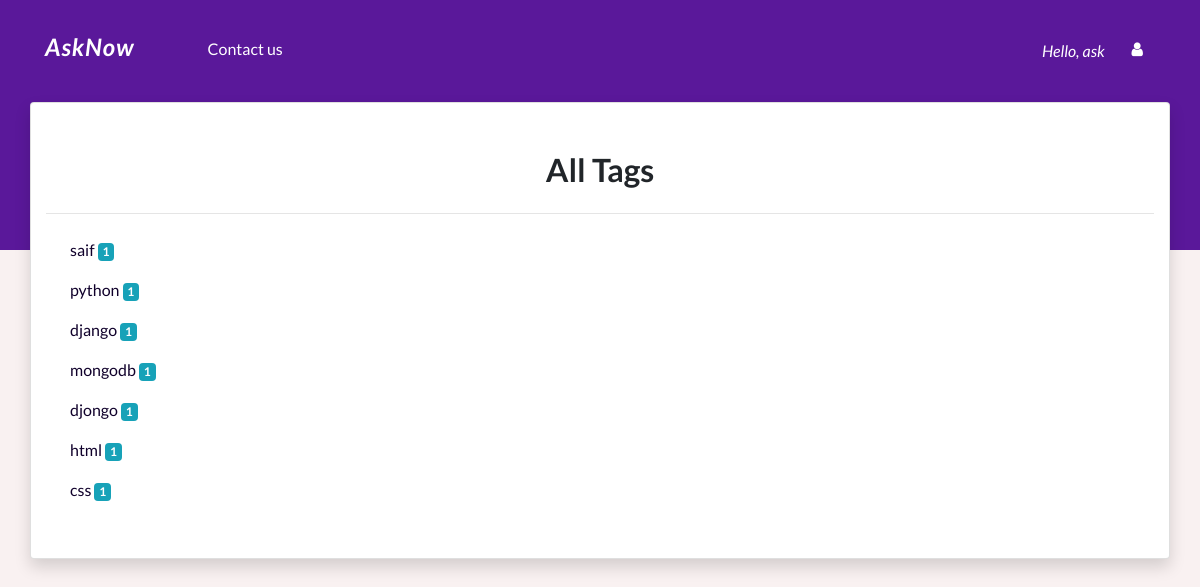
/tags/ (signed in), run on an earlier commit of the app's database.
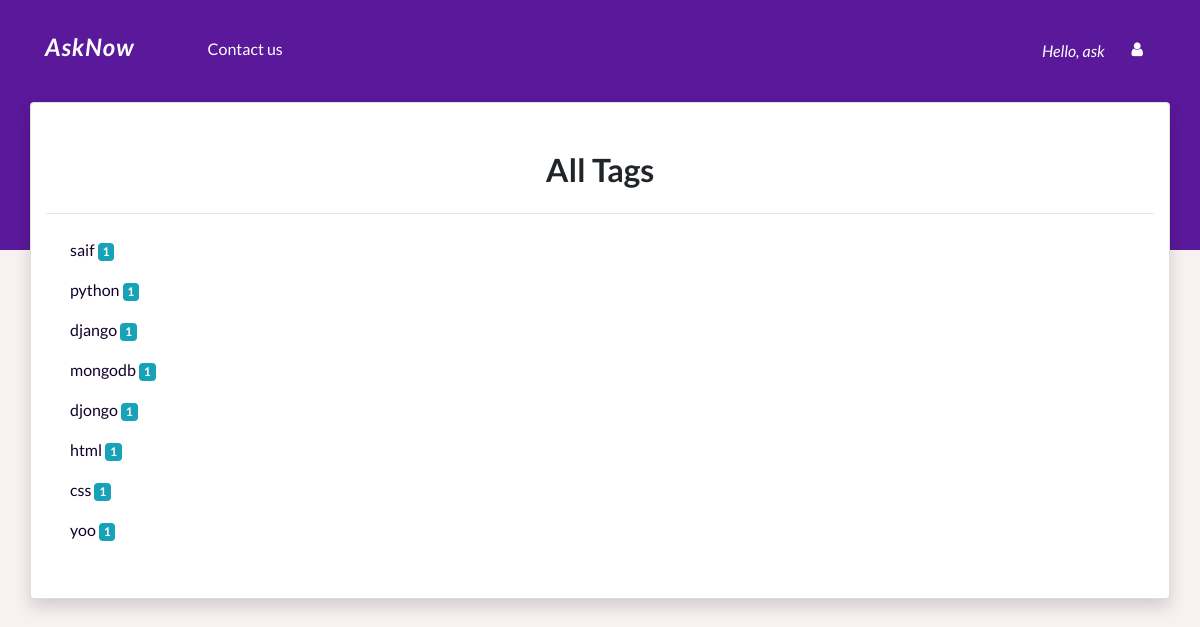
And on a later commit of the database.
### Qpost/models.py (models this page shows, shortened)
class Question(models.Model):
    user = models.ForeignKey(CustomUser, on_delete=models.CASCADE)
    title = models.CharField(max_length=300)
    detail = EditorJsField(editorjs_config={
        'tools': {
            'Image': {
                "config": {
                    'endpoints': {
                        'byFile': '/imageUpload/',
                        'byUrl': '/imageUpload/',
                    },
                    'additionalRequestHeaders': [{"content-Type": 'multipart/form-data'}]}
            },
            "Attaches": {
                "config": {
                    "endpoint": '/fileUpload/'
                },
            }
        }
    })
    tags = models.TextField(default='')
    add_time = models.DateTimeField(auto_now_add=True)

### Qpost/views.py (the view)
# urls.py: path('tags/', views.tags, name='tags'),
@login_required
def tags(request):
    quests = Question.objects.all()
    tags = []
    for quest in quests:
        qtags = [tag.strip() for tag in quest.tags.split(',')]
        for tag in qtags:
            if tag not in tags:
                tags.append(tag)
    tag_with_count = []
    for tag in tags:
        tag_data = {
            'name': tag,
            'count': Question.objects.filter(tags__icontains=tag).count()
        }
        tag_with_count.append(tag_data)
    return render(request, 'tags.html', {'tags': tag_with_count})

### templates/tags.html (shortened to what this page needs)
{% extends 'base.html' %}
{% load static %}
{% block content %}
    <div class="card container py-5 shadow" >
        <div class="text-center">
            <h2 class="font-weight-bold">All Tags</h2>
        </div>
        <hr/>
            {% for tag in tags %}
                <div class="row row-content align-items-center">
                    <div class="col flex-first">
                        <div class="media m-2">
                            <div class="media-body px-3 ">
                                <p class="card-text" ><a href="/tag/{{tag.name|slugify}}" style="text-decoration:none; color: #10002b">{{tag.name}}
                                        <span class="badge badge-info">{{tag.count}}</span></a></p>
                            </div>
                        </div>
                    </div>
                </div>
            {% endfor %}
    </div>
{% endblock %}

What changed in the data, as far as the page shows it:
added Question: name "yoo"
Also different on the page:
new list line: "1"
